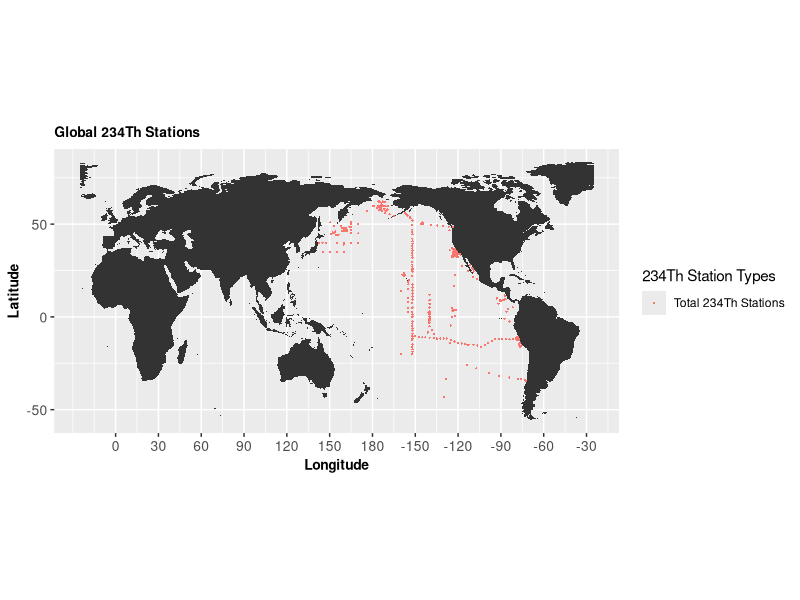
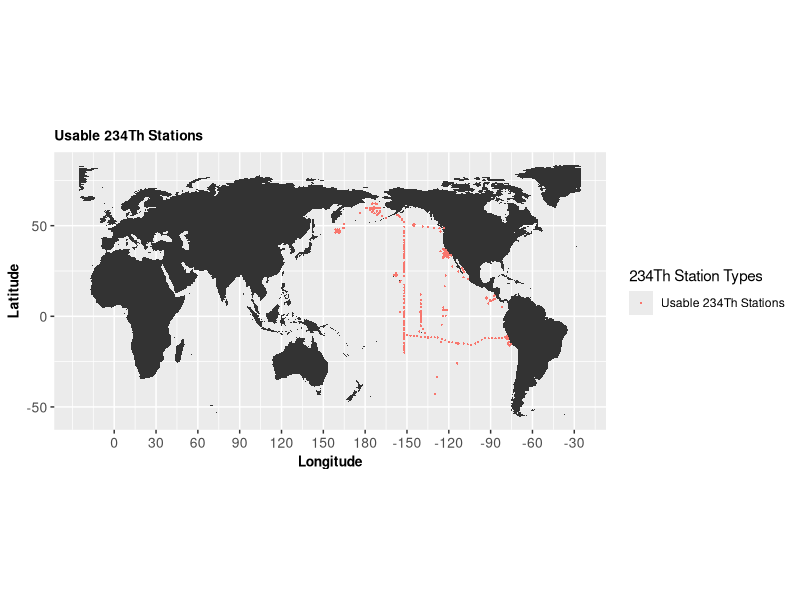
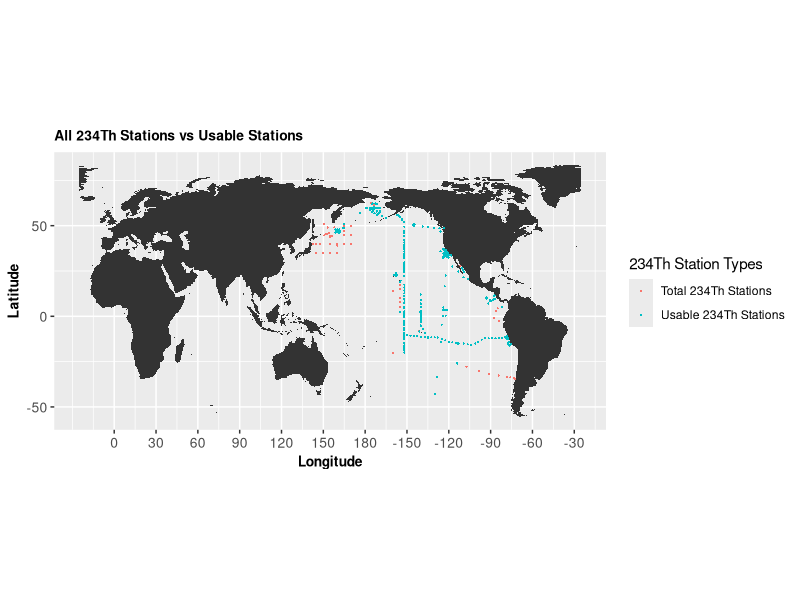
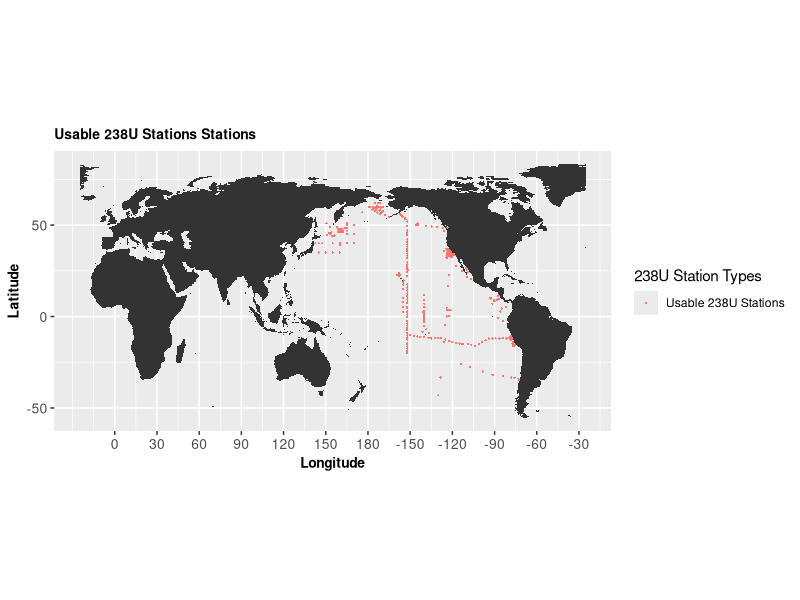
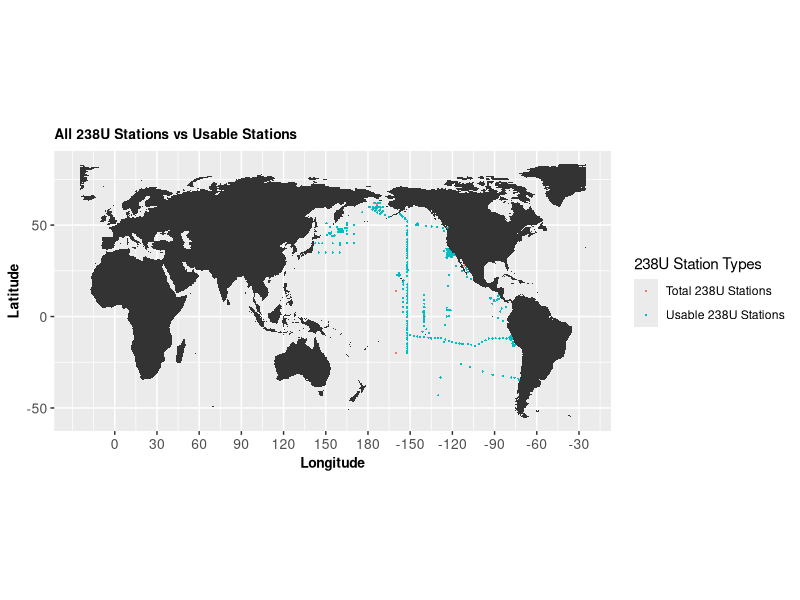
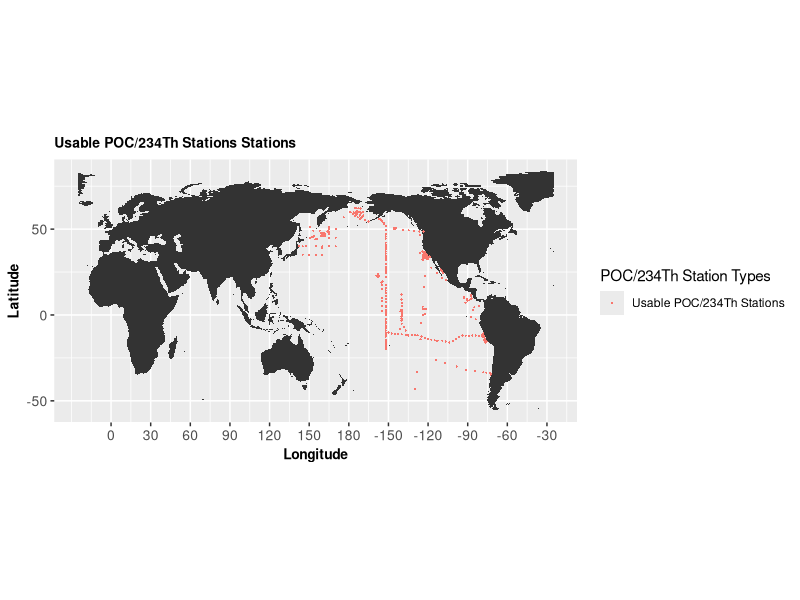
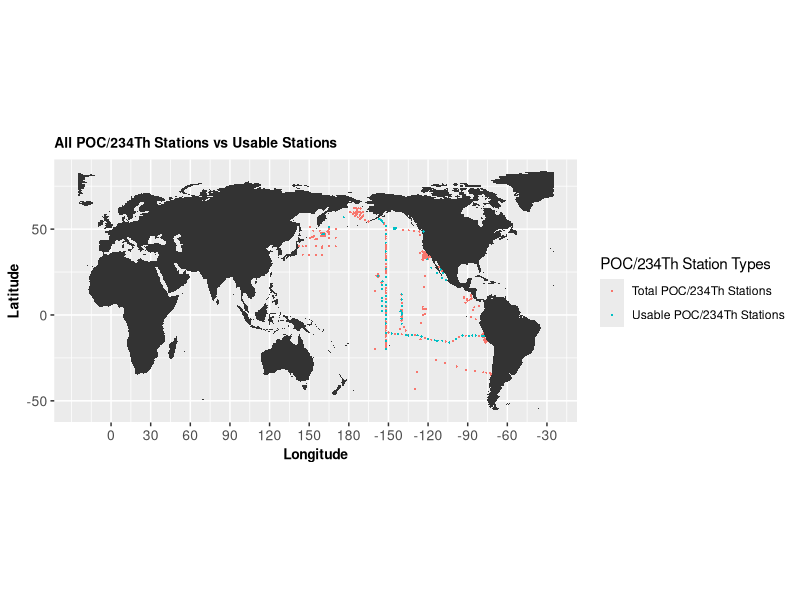
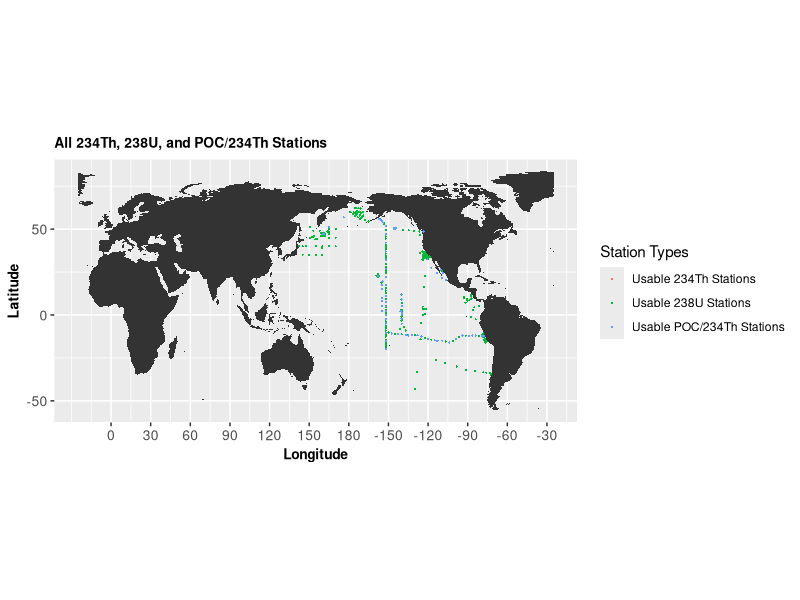

Source code (R) for these figures, in order:
###############################################################################
#                               Plotting Data
#------------------------------------------------------------------------------
#                   Perrin Davidson | University of Chicago
###############################################################################
# Libraries -------------------------------------------------------------------
suppressPackageStartupMessages({
  library(readxl) # reading Excel data
  library(sp) # creating spatial data
  library(ggplot2) # plotting data  
  library(maps) # gives map data
})

# Printing configuration ------------------------------------------------------
# Do you want to print? 1 means yes. 0 means no. 
printing = 1

# Import data -----------------------------------------------------------------
pacific_data <- read_excel("data/output/excel/pacific_data.xlsx")
th234_data <- read_excel("data/output/excel/th234_data.xlsx")
u238_data <- read_excel("data/output/excel/u238_data.xlsx")
ratio_data <- read_excel("data/output/excel/ratio_data.xlsx")

# Make SPDFs ------------------------------------------------------------------
coordinates(pacific_data) <- ~ Longitude + Latitude + Depth
coordinates(th234_data) <- ~ Longitude + Latitude + Depth
coordinates(u238_data) <- ~ Longitude + Latitude + Depth
coordinates(ratio_data) <- ~ Longitude + Latitude + Depth

############################## Plot all Stations ##############################
# Create points:
all_locations <- data.frame(Longitude = pacific_data@coords[,1],
                            Latitude = pacific_data@coords[,2])

# Shift to be over the Pacific:
all_locations$Longitude <- ifelse(all_locations$Longitude < -25, 
                                  all_locations$Longitude + 360, 
                                  all_locations$Longitude)

# Plot:
world <- map_data('world', wrap=c(-25,335), ylim=c(-55,75)) 
ggLocations <- ggplot() + 
  geom_polygon(data = world, 
               aes(x = long, 
                   y = lat, 
                   group = group)) + 
  coord_fixed(1.3) + 
  geom_point(data = all_locations, 
             aes(x = Longitude,
                 y = Latitude, 
                 color = 'Total 234Th Stations'),
             size = 0.75, 
             stroke = 0, 
             shape = 16) + 
  labs(title='Global 234Th Stations', 
       x = "Longitude", 
       y = "Latitude", 
       color = "234Th Station Types") + 
  theme(plot.title=element_text(size=10, face="bold"), 
        axis.text.x=element_text(size=10), 
        axis.text.y=element_text(size=10),
        axis.title.x=element_text(size=10, face="bold"),
        axis.title.y=element_text(size=10, face="bold")) +
  scale_x_continuous(breaks=seq(0,360,30),
                     labels=c(0,30,60,90,
                              120,150,180,
                              -150,-120,-90,
                              -60,-30,0))
print(ggLocations)

# Remove misc:
rm(ggLocations, 
   all_locations)

if (printing == 1) {
  ggsave('figures/th234_tot/all_234th_stations.pdf', 
         width = 7, 
         height = 3, 
         dpi = 300)
}

######################## Plot Usable 234Th Stations ###########################
# Create points:
usable_locations <- data.frame(Longitude = th234_data@coords[,1], 
                               Latitude = th234_data@coords[,2])

# Shift to be over the Pacific:
usable_locations$Longitude <- ifelse(usable_locations$Longitude < -25, 
                                     usable_locations$Longitude + 360, 
                                     usable_locations$Longitude)

# Plot:
world <- map_data('world', wrap=c(-25,335), ylim=c(-55,75)) 
ggLocations <- ggplot() + 
  geom_polygon(data = world, 
               aes(x = long, 
                   y = lat, 
                   group = group)) + 
  coord_fixed(1.3) + 
  geom_point(data = usable_locations, 
             aes(x = Longitude, 
                 y = Latitude, 
                 color = 'Usable 234Th Stations'), 
             size = 0.75, 
             stroke = 0, 
             shape = 16) + 
  labs(title='Usable 234Th Stations', 
       x = "Longitude", 
       y = "Latitude", 
       color = "234Th Station Types") + 
  theme(plot.title=element_text(size=10, face="bold"), 
        axis.text.x=element_text(size=10), 
        axis.text.y=element_text(size=10),
        axis.title.x=element_text(size=10, face="bold"),
        axis.title.y=element_text(size=10, face="bold")) +
  scale_x_continuous(breaks=seq(0,360,30),
                     labels=c(0,30,60,90,
                              120,150,180,
                              -150,-120,-90,
                              -60,-30,0))
print(ggLocations)

# Remove misc:
rm(ggLocations, 
   usable_locations)

if (printing == 1) {
  ggsave('figures/th234_tot/usable_th234_stations.pdf', 
         width = 7, 
         height = 3, 
         dpi = 300)
}

############### Plot all locations vs usable 234Th Stations ###################
# Create points:
all_locations <- data.frame(Longitude = pacific_data@coords[,1], 
                            Latitude = pacific_data@coords[,2])
usable_locations <- data.frame(Longitude = th234_data@coords[,1], 
                               Latitude = th234_data@coords[,2])

# Shift to be over the Pacific:
all_locations$Longitude <- ifelse(all_locations$Longitude < -25, 
                                  all_locations$Longitude + 360, 
                                  all_locations$Longitude)
usable_locations$Longitude <- ifelse(usable_locations$Longitude < -25, 
                                     usable_locations$Longitude + 360, 
                                     usable_locations$Longitude)

# Plot:
world <- map_data('world', wrap=c(-25,335), ylim=c(-55,75)) 
ggLocations <- ggplot() + 
               geom_polygon(data = world, 
                            aes(x = long, 
                                y = lat, 
                                group = group)) + 
               coord_fixed(1.3) + 
               geom_point(data = all_locations, 
                          aes(x = Longitude,
                              y = Latitude, 
                              color = 'Total 234Th Stations'),
                         size = 0.75, 
                         stroke = 0, 
                         shape = 16) + 
               geom_point(data = usable_locations, 
                          aes(x = Longitude, 
                              y = Latitude, 
                              color = 'Usable 234Th Stations'), 
                          size = 0.75, 
                          stroke = 0, 
                          shape = 16) + 
               labs(title='All 234Th Stations vs Usable Stations', 
                    x = "Longitude", 
                    y = "Latitude", 
                    color = "234Th Station Types") + 
               theme(plot.title=element_text(size=10, face="bold"), 
                     axis.text.x=element_text(size=10), 
                     axis.text.y=element_text(size=10),
                     axis.title.x=element_text(size=10, face="bold"),
                     axis.title.y=element_text(size=10, face="bold")) +
  scale_x_continuous(breaks=seq(0,360,30),
                     labels=c(0,30,60,90,
                              120,150,180,
                              -150,-120,-90,
                              -60,-30,0))
print(ggLocations)

# Remove misc:
rm(ggLocations, 
   all_locations, 
   usable_locations)

if (printing == 1) {
  ggsave('figures/th234_tot/comparison_234th_stations.pdf', 
         width = 7, 
         height = 3, 
         dpi = 300)
}


############################## Plot 238U Stations #############################
# Create points:
usable_locations <- data.frame(Longitude = u238_data@coords[,1], 
                               Latitude = u238_data@coords[,2])

# Shift to be over the Pacific:
usable_locations$Longitude <- ifelse(usable_locations$Longitude < -25, 
                                     usable_locations$Longitude + 360, 
                                     usable_locations$Longitude)


# Plot:
world <- map_data('world', wrap=c(-25,335), ylim=c(-55,75)) 
ggLocations <- ggplot() + 
  geom_polygon(data = world, 
               aes(x = long, 
                   y = lat, 
                   group = group)) + 
  coord_fixed(1.3) + 
  geom_point(data = usable_locations, 
             aes(x = Longitude, 
                 y = Latitude, 
                 color = 'Usable 238U Stations'), 
             size = 0.75, 
             stroke = 0, 
             shape = 16) + 
  labs(title='Usable 238U Stations Stations', 
       x = "Longitude", 
       y = "Latitude", 
       color = "238U Station Types") + 
  theme(plot.title=element_text(size=10, face="bold"), 
        axis.text.x=element_text(size=10), 
        axis.text.y=element_text(size=10),
        axis.title.x=element_text(size=10, face="bold"),
        axis.title.y=element_text(size=10, face="bold")) +
  scale_x_continuous(breaks=seq(0,360,30),
                     labels=c(0,30,60,90,
                              120,150,180,
                              -150,-120,-90,
                              -60,-30,0))
print(ggLocations)


# Remove misc:
rm(ggLocations, 
   usable_locations)

if (printing == 1) {
  ggsave('figures/u238/usable_238U_stations.pdf', 
         width = 7, 
         height = 3, 
         dpi = 300)
}

##################### Plot Usable and All 238U Stations #######################
# Create points:
all_locations <- data.frame(Longitude = pacific_data@coords[,1], 
                            Latitude = pacific_data@coords[,2])
usable_locations <- data.frame(Longitude = u238_data@coords[,1], 
                               Latitude = u238_data@coords[,2])

# Shift to be over the Pacific:
all_locations$Longitude <- ifelse(all_locations$Longitude < -25, 
                                  all_locations$Longitude + 360, 
                                  all_locations$Longitude)
usable_locations$Longitude <- ifelse(usable_locations$Longitude < -25, 
                                     usable_locations$Longitude + 360, 
                                     usable_locations$Longitude)


# Plot:
world <- map_data('world', wrap=c(-25,335), ylim=c(-55,75)) 
ggLocations <- ggplot() + 
  geom_polygon(data = world, 
               aes(x = long, 
                   y = lat, 
                   group = group)) + 
  coord_fixed(1.3) + 
  geom_point(data = all_locations, 
             aes(x = Longitude,
                 y = Latitude, 
                 color = 'Total 238U Stations'),
             size = 0.75, 
             stroke = 0, 
             shape = 16) + 
  geom_point(data = usable_locations, 
             aes(x = Longitude, 
                 y = Latitude, 
                 color = 'Usable 238U Stations'), 
             size = 0.75, 
             stroke = 0, 
             shape = 16) + 
  labs(title='All 238U Stations vs Usable Stations', 
       x = "Longitude", 
       y = "Latitude", 
       color = "238U Station Types") + 
  theme(plot.title=element_text(size=10, face="bold"), 
        axis.text.x=element_text(size=10), 
        axis.text.y=element_text(size=10),
        axis.title.x=element_text(size=10, face="bold"),
        axis.title.y=element_text(size=10, face="bold")) +
  scale_x_continuous(breaks=seq(0,360,30),
                     labels=c(0,30,60,90,
                              120,150,180,
                              -150,-120,-90,
                              -60,-30,0))
print(ggLocations)


# Remove misc:
rm(ggLocations, 
   all_locations)

if (printing == 1) {
  ggsave('figures/u238/comparison_238U_stations.pdf', 
         width = 7, 
         height = 3, 
         dpi = 300)
}

############################## Plot Ratio Stations ############################
# Create points:
all_locations <- data.frame(Longitude = pacific_data@coords[,1], 
                            Latitude = pacific_data@coords[,2])


# Shift to be over the Pacific:
all_locations$Longitude <- ifelse(all_locations$Longitude < -25, 
                                  all_locations$Longitude + 360, 
                                  all_locations$Longitude)

# Plot:
world <- map_data('world', wrap=c(-25,335), ylim=c(-55,75)) 
ggLocations <- ggplot() + 
  geom_polygon(data = world, 
               aes(x = long, 
                   y = lat, 
                   group = group)) + 
  coord_fixed(1.3) + 
  geom_point(data = usable_locations, 
             aes(x = Longitude, 
                 y = Latitude, 
                 color = 'Usable POC/234Th Stations'), 
             size = 0.75, 
             stroke = 0, 
             shape = 16) + 
  labs(title='Usable POC/234Th Stations Stations', 
       x = "Longitude", 
       y = "Latitude", 
       color = "POC/234Th Station Types") + 
  theme(plot.title=element_text(size=10, face="bold"), 
        axis.text.x=element_text(size=10), 
        axis.text.y=element_text(size=10),
        axis.title.x=element_text(size=10, face="bold"),
        axis.title.y=element_text(size=10, face="bold")) +
  scale_x_continuous(breaks=seq(0,360,30),
                     labels=c(0,30,60,90,
                              120,150,180,
                              -150,-120,-90,
                              -60,-30,0))
print(ggLocations)


# Remove misc:
rm(ggLocations, 
   usable_locations)

if (printing == 1) {
  ggsave('figures/ratio/usable_POC_234Th_stations.pdf', 
         width = 7, 
         height = 3, 
         dpi = 300)
}

################## Plot Usable and All POC/234Th Stations #####################
# Create points:
all_locations <- data.frame(Longitude = pacific_data@coords[,1], 
                            Latitude = pacific_data@coords[,2])
usable_locations <- data.frame(Longitude = ratio_data@coords[,1], 
                               Latitude = ratio_data@coords[,2])

# Shift to be over the Pacific:
all_locations$Longitude <- ifelse(all_locations$Longitude < -25, 
                                  all_locations$Longitude + 360, 
                                  all_locations$Longitude)
usable_locations$Longitude <- ifelse(usable_locations$Longitude < -25, 
                                     usable_locations$Longitude + 360, 
                                     usable_locations$Longitude)


# Plot:
world <- map_data('world', wrap=c(-25,335), ylim=c(-55,75)) 
ggLocations <- ggplot() + 
  geom_polygon(data = world, 
               aes(x = long, 
                   y = lat, 
                   group = group)) + 
  coord_fixed(1.3) + 
  geom_point(data = all_locations, 
             aes(x = Longitude,
                 y = Latitude, 
                 color = 'Total POC/234Th Stations'),
             size = 0.75, 
             stroke = 0, 
             shape = 16) + 
  geom_point(data = usable_locations, 
             aes(x = Longitude, 
                 y = Latitude, 
                 color = 'Usable POC/234Th Stations'), 
             size = 0.75, 
             stroke = 0, 
             shape = 16) + 
  labs(title='All POC/234Th Stations vs Usable Stations', 
       x = "Longitude", 
       y = "Latitude", 
       color = "POC/234Th Station Types") + 
  theme(plot.title=element_text(size=10, face="bold"), 
        axis.text.x=element_text(size=10), 
        axis.text.y=element_text(size=10),
        axis.title.x=element_text(size=10, face="bold"),
        axis.title.y=element_text(size=10, face="bold")) +
  scale_x_continuous(breaks=seq(0,360,30),
                     labels=c(0,30,60,90,
                              120,150,180,
                              -150,-120,-90,
                              -60,-30,0))
print(ggLocations)


# Remove misc:
rm(ggLocations, 
   usable_locations,
   all_locations)

if (printing == 1) {
  ggsave('figures/ratio/comparison_POC_234Th_stations.pdf', 
         width = 7, 
         height = 3, 
         dpi = 300)
}

#################### 234Th, 238U, and POC/234Th Stations ######################
# Create points:
usable_locations_th <- data.frame(Longitude = th234_data@coords[,1], 
                                  Latitude = th234_data@coords[,2])
usable_locations_u <- data.frame(Longitude = u238_data@coords[,1], 
                                 Latitude = u238_data@coords[,2])
usable_locations_ratio <- data.frame(Longitude = ratio_data@coords[,1], 
                                     Latitude = ratio_data@coords[,2])

# Shift to be over the Pacific:
usable_locations_th$Longitude <- ifelse(usable_locations_th$Longitude < -25, 
                                        usable_locations_th$Longitude + 360, 
                                        usable_locations_th$Longitude)
usable_locations_u$Longitude <- ifelse(usable_locations_u$Longitude < -25, 
                                       usable_locations_u$Longitude + 360, 
                                       usable_locations_u$Longitude)
usable_locations_ratio$Longitude <- ifelse(usable_locations_ratio$Longitude < -25, 
                                           usable_locations_ratio$Longitude + 360, 
                                           usable_locations_ratio$Longitude)

# Plot:
world <- map_data('world', wrap=c(-25,335), ylim=c(-55,75)) 
ggLocations <- ggplot() + 
  geom_polygon(data = world, 
               aes(x = long, 
                   y = lat, 
                   group = group)) + 
  coord_fixed(1.3) + 
  geom_point(data = usable_locations_th, 
             aes(x = Longitude, 
                 y = Latitude, 
                 color = 'Usable 234Th Stations'), 
             size = 0.75, 
             stroke = 0, 
             shape = 16) + 
  geom_point(data = usable_locations_u, 
             aes(x = Longitude, 
                 y = Latitude, 
                 color = 'Usable 238U Stations'), 
             size = 0.75, 
             stroke = 0, 
             shape = 16) + 
  geom_point(data = usable_locations_ratio, 
             aes(x = Longitude, 
                 y = Latitude, 
                 color = 'Usable POC/234Th Stations'), 
             size = 0.75, 
             stroke = 0, 
             shape = 16) + 
  labs(title='All 234Th, 238U, and POC/234Th Stations', 
       x = "Longitude", 
       y = "Latitude", 
       color = "Station Types") + 
  theme(plot.title=element_text(size=10, face="bold"), 
        axis.text.x=element_text(size=10), 
        axis.text.y=element_text(size=10),
        axis.title.x=element_text(size=10, face="bold"),
        axis.title.y=element_text(size=10, face="bold")) +
  scale_x_continuous(breaks=seq(0,360,30),
                     labels=c(0,30,60,90,
                              120,150,180,
                              -150,-120,-90,
                              -60,-30,0))
print(ggLocations)

# Remove misc:
rm(ggLocations, 
   usable_locations_th,
   usable_locations_u,
   usable_locations_ratio)

if (printing == 1) {
  ggsave('figures/th234_tot/all_types_stations.pdf', 
         width = 7, 
         height = 3, 
         dpi = 300)
}

############################### All Stations ##################################
# Create points:
usable_locations_th <- data.frame(Longitude = th234_data@coords[,1], 
                                  Latitude = th234_data@coords[,2])
usable_locations_u <- data.frame(Longitude = u238_data@coords[,1], 
                                 Latitude = u238_data@coords[,2])
usable_locations_ratio <- data.frame(Longitude = ratio_data@coords[,1], 
                                     Latitude = ratio_data@coords[,2])
all_locations <- data.frame(Longitude = pacific_data@coords[,1], 
                            Latitude = pacific_data@coords[,2])

# Shift to be over the Pacific:
usable_locations_th$Longitude <- ifelse(usable_locations_th$Longitude < -25, 
                                        usable_locations_th$Longitude + 360, 
                                        usable_locations_th$Longitude)
usable_locations_u$Longitude <- ifelse(usable_locations_u$Longitude < -25, 
                                       usable_locations_u$Longitude + 360, 
                                       usable_locations_u$Longitude)
usable_locations_ratio$Longitude <- ifelse(usable_locations_ratio$Longitude < -25, 
                                           usable_locations_ratio$Longitude + 360, 
                                           usable_locations_ratio$Longitude)
all_locations$Longitude <- ifelse(all_locations$Longitude < -25, 
                                  all_locations$Longitude + 360, 
                                  all_locations$Longitude)

# Plot:
world <- map_data('world', wrap=c(-25,335), ylim=c(-55,75)) 
ggLocations <- ggplot() + 
  geom_polygon(data = world, 
               aes(x = long, 
                   y = lat, 
                   group = group)) + 
  coord_fixed(1.3) + 
  geom_point(data = all_locations, 
             aes(x = Longitude,
                 y = Latitude, 
                 color = 'Total Stations'),
             size = 0.75, 
             stroke = 0, 
             shape = 16) + 
  geom_point(data = usable_locations_th, 
             aes(x = Longitude, 
                 y = Latitude, 
                 color = 'Usable 234Th Stations'), 
             size = 0.75, 
             stroke = 0, 
             shape = 16) + 
  geom_point(data = usable_locations_u, 
             aes(x = Longitude, 
                 y = Latitude, 
                 color = 'Usable 238U Stations'), 
             size = 0.75, 
             stroke = 0, 
             shape = 16) + 
  geom_point(data = usable_locations_ratio, 
             aes(x = Longitude, 
                 y = Latitude, 
                 color = 'Usable POC/234Th Stations'), 
             size = 0.75, 
             stroke = 0, 
             shape = 16) + 
  labs(title='All Stations', 
       x = "Longitude", 
       y = "Latitude", 
       color = "Station Types") + 
  theme(plot.title=element_text(size=10, face="bold"), 
        axis.text.x=element_text(size=10), 
        axis.text.y=element_text(size=10),
        axis.title.x=element_text(size=10, face="bold"),
        axis.title.y=element_text(size=10, face="bold")) +
  scale_x_continuous(breaks=seq(0,360,30),
                     labels=c(0,30,60,90,
                              120,150,180,
                              -150,-120,-90,
                              -60,-30,0))
print(ggLocations)

if (printing == 1) {
  ggsave('figures/th234_tot/comparison_all_types_stations.pdf', 
         width = 7, 
         height = 3, 
         dpi = 300)
}

# Remove misc:
rm(ggLocations, 
   printing,
   world,
   all_locations,
   usable_locations_th,
   usable_locations_u,
   usable_locations_ratio)

###############################################################################
#                                  End Program
###############################################################################
